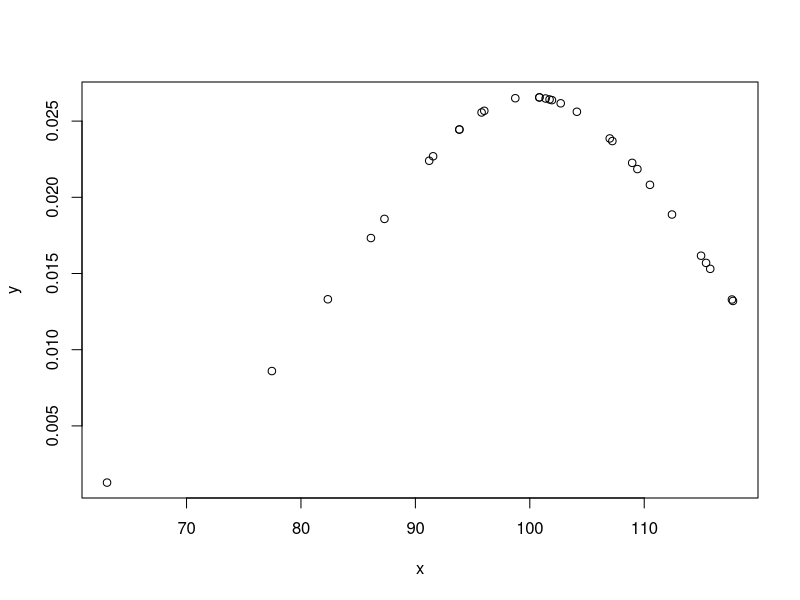

Source code (R):
## ---- chunk 1
X <- rnorm(100)
Y <- X + (rnorm(100)/2)
Z <- Y + (rnorm(100)/2)

#Solo nos permite correlación entre 2 varibles. 
# cor(X, Y, Z)

#Honestamente, es mejor trabajar con DF la mayor parte del tiempo. Ahorra tiempo y muchas veces 
# simplifica la vida. ¿Puede ser un poquito overkill? Si. Mejor que zozobre que no que zofalte.
df <- data.frame(X, Y, Z)

cor(df)
## ---- chunk 2
#Bolean
bol <-  c(TRUE, FALSE)

#Integer
int <- 1:3

#Double
dbl <- c(3.14, 2.71828, 6.022e23, 1.6618)

#Complex 
#A saber, hace falta indicar delante de 'i' una cifra para que sepa que es un número
# imaginario.
cplx <- c(1+1i, 0+1i, -2+3i, 7+5i, 11-13i)

#String
letr <- c("Esto", "es", "un", "texto", "breve", "en", "una variable de 7 elementos, ¡ja!")

#Como soy bastante perezoso comprobamos mediante un bucle for. Para ello, crearé una 
#lista con las variables y la recorreré con el bucle.
variables <- list(bol, int, dbl, cplx, letr)

# Usando str() directamente ya te indica el tipo, estrucutra y ¡hasta los primero elementos!,
# por lo que no lo voy a añadir al ejercicio. 
for (val in variables) { cat(paste(str(val), '\n' ))}

## ---- chunk 3
#Creamos una lista con bol, cplx y num. 
variables <- list(int, cplx, letr)
variables

df <- data.frame(bol, dbl)
df
## ---- chunk 4
#Vector atómico num
num <- 2:7
#Vector atómico char
letrs <- LETTERS[1:6]
#Lista
lst <- list(primero = 'uno', segundo = 'dos', tercero='Nada',
            cuarto= 'tres', quinto='membrillo', sexto='Mediana')
#DataFrames
df <- data.frame(num, letrs)
#Matricez
mtrx <- matrix(num, 2, 3)

#Tipo typeof(), clase class(), longitud length() y atributos attributes()
#Para ahorrar en codigo repetirmos la técnica del bucle.
#Creamos una lista que podamos recorrer con el bucle donde tambien asignamos
#nombres a las variables de ahí el 'num=num' el primer 'num' es el nombre, el
#segundo le asigna el 'contenido'.
variables <- list(num=num, letrs=letrs, lst=lst, df=df, mtrx=mtrx)

#Creamos el bucle.
for (var in variables){
  print(var)
  print(typeof(var))
  print(class(var))
  print(length(var))
  print(attributes(var))
  cat('\n')
  
}
## ---- chunk 5
names(num) <- LETTERS[1:6];num
#¿Porqué 6:11 y no 6:12? Por que el 6 inicial se incluye. 
names(letrs) <- 6:11;letrs 

#Ciudado, presta atención a los detalles. Estamos añadiendo nombres a las columnas del
# del df, ¡no valores!
names(df) <- c("Num", "letrs");str(df)

names(mtrx) <- LETTERS[1:6];mtrx
rm(lst)
lst <- list(num, letrs, df)
names(lst) <- c('num', 'letrs', 'df');lst

variables <- list(num=num, letrs=letrs, lst=lst, df=df, mtrx=mtrx)

#Luego consulta sus atributos y estructura… ¿otra vez? Lo suyo sería crear una funcóm o copiar el 
# codigo del ejercicio anterior ejemplo para hacela:
atrib <- function(variables){
  #Para ayudar a la legibilidad del output vamos a poner el nombre de la variable
  #al inicio. Para ello declaramos una variable n que actue de contador y recorra
  #la lista de nombres que devuelve la función names(), si de eso hablaba en el 
  #ejercicio anterior.
  n <- 1
  
  #En caso de duda '\n' es nueva linea o golpe de carro. '\' es un simbolo especial o de escape y le
  #indica a (en este caso) cat() que el siguiente caracter es especial.
  #Iniciamos el bucle
  for (var in variables){
    print(names(variables[n]))
    cat('\nEs de tipo: ',typeof(var))
    cat('\nEs de clase: ', class(var))
    cat('\nEs de longitud: ', length(var))
    #Por la estructura que tiene lo que nos devuelve la función attributes() usar
    # cat() no es una opción así que lo dejaremos así. Se puede ver que cat() y print
    # se comportan de forma distinta.
    cat('\nSus atributos son: \n')
    print(attributes(var))
    cat('\n')
  #Una vez terminado de implimir añadimos uno a n para que en la siguiente iteración
  #se imprima el nombre de la siguiente variable.
    n <- n+1
  }
}

#Para luego hacer la comprobación solo con esta linea de código.
atrib(variables)
## ---- chunk 6
mu <- 100
sigma <- 15
x <- rnorm(30, 100, 15)


y <- (1/(sigma*sqrt(2*pi)))*exp(-((x-mu)**2)/(2*sigma**2))
## ---- chunk 7
plot(x,y)
## ---- chunk 8
a1 <- c(1,2,3,4)
a3 <-  c(5,6,7)
#aviso, ya que los vectores son de distinta longitud por lo que para el último
# R usa el primero de la lista, vuelve a empezar.
a1+a3

#Aqui todo ok
m1 <- matrix(1:6, 2,3)

#aviso
#Peeero, aquí indicamos 5 valores en para una matriz 2x2, R pasa del último.
m2 <- matrix(4:8, 2,2)


#Tengo que comentar ambas lineas porque sino no compila Rmarkdown. 

#Error, no pudes sumar dos matricies 2x3 y 2x2
#m1+m2

#Error, la segunda matriz no está declarada, igual por un error al 
# escribir…
#m1 + m3

